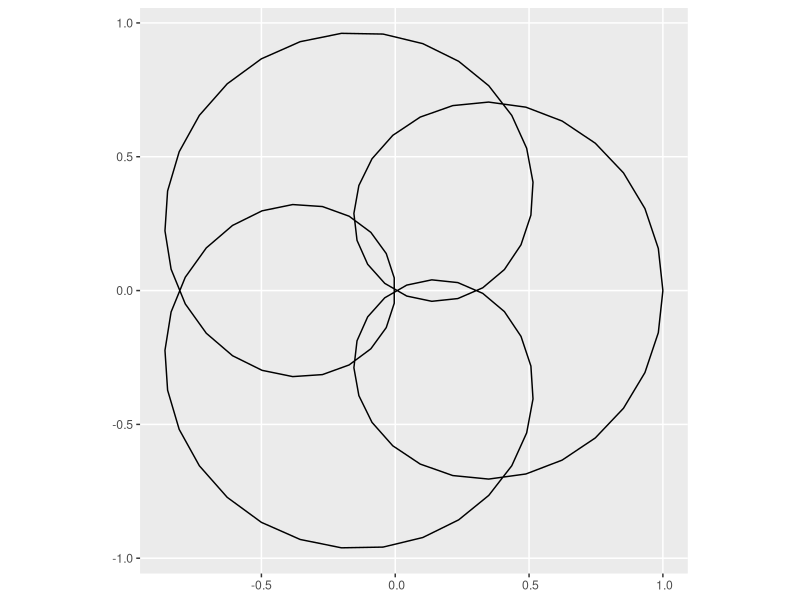
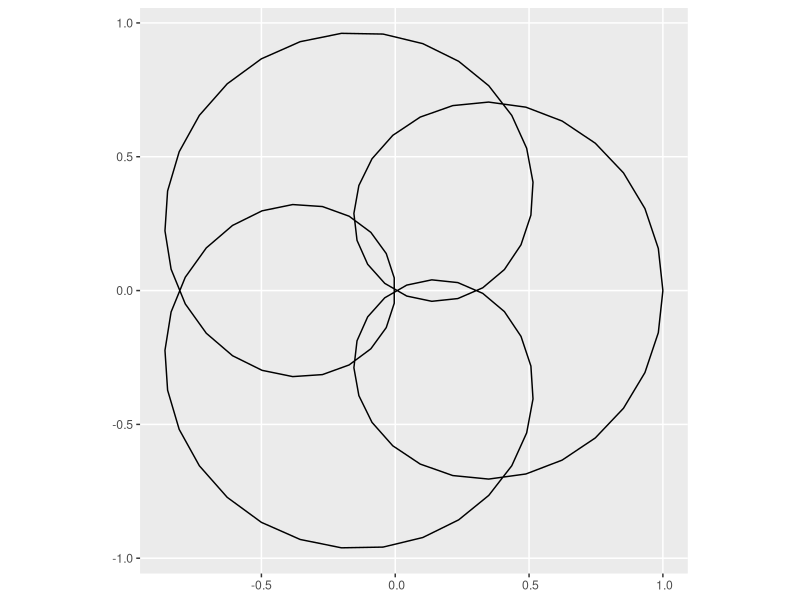

Generate these figures, in order, with R:
#!/usr/bin/env Rscript
# Your code starts here
library(tidyverse)
library(sf)

st_rose = function(x) {
  p = x %>% select(p) %>% pull()
  q = x %>% select(q) %>% pull()
  n = x %>% select(n) %>% pull()
  tibble(theta = seq(0, n * pi, length.out = 100)) %>%
    mutate(r = 1 * cos(p / q * theta)) %>%
    mutate(x = r * cos(theta)) %>%
    mutate(y = r * sin(theta)) %>%
    select(x, y) %>%
    as.matrix() %>%
    list() %>%
    st_multilinestring() %>%
    st_sfc()}

tibble(p = 3, q = 5) %>% 
  mutate(n = ifelse((p * q) %% 2 == 0, 2 * q, 1 * q)) %>%
  st_rose() %>%
  ggplot() +
  geom_sf()

# Your code ends here
ggsave(filename = commandArgs(trailingOnly = TRUE)[1])
